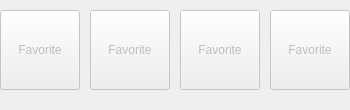
    <widget class="QWidget" name="mFavoritesSearchBackgroundWidget" native="true">
     <property name="sizePolicy">
      <sizepolicy hsizetype="Maximum" vsizetype="Preferred">
       <horstretch>0</horstretch>
       <verstretch>0</verstretch>
      </sizepolicy>
     </property>
     <layout class="QVBoxLayout" name="verticalLayout">
      <property name="spacing">
       <number>0</number>
      </property>
      <property name="leftMargin">
       <number>0</number>
      </property>
      <property name="topMargin">
       <number>10</number>
      </property>
      <property name="rightMargin">
       <number>0</number>
      </property>
      <property name="bottomMargin">
       <number>10</number>
      </property>
      <item>
       <widget class="QWidget" name="mFavoriteBackgroundWidget" native="true">
        <property name="sizePolicy">
         <sizepolicy hsizetype="Maximum" vsizetype="Preferred">
          <horstretch>0</horstretch>
          <verstretch>0</verstretch>
         </sizepolicy>
        </property>
        <layout class="QHBoxLayout" name="horizontalLayout_2">
         <property name="spacing">
          <number>10</number>
         </property>
         <property name="leftMargin">
          <number>0</number>
         </property>
         <property name="topMargin">
          <number>0</number>
         </property>
         <property name="rightMargin">
          <number>0</number>
         </property>
         <property name="bottomMargin">
          <number>10</number>
         </property>
         <item>
          <widget class="KadasRibbonButton" name="mFavoriteButton1">
           <property name="enabled">
            <bool>false</bool>
           </property>
           <property name="sizePolicy">
            <sizepolicy hsizetype="MinimumExpanding" vsizetype="Fixed">
             <horstretch>0</horstretch>
             <verstretch>0</verstretch>
            </sizepolicy>
           </property>
           <property name="minimumSize">
            <size>
             <width>80</width>
             <height>80</height>
            </size>
           </property>
           <property name="maximumSize">
            <size>
             <width>80</width>
             <height>80</height>
            </size>
           </property>
           <property name="acceptDrops">
            <bool>true</bool>
           </property>
           <property name="text">
            <string>Favorite</string>
           </property>
           <property name="icon">
            <iconset resource="../../resources/resources.qrc">
             <normaloff>:/kadas/icons/favorite</normaloff>:/kadas/icons/favorite</iconset>
           </property>
           <property name="iconSize">
            <size>
             <width>16</width>
             <height>16</height>
            </size>
           </property>
           <property name="checkable">
            <bool>false</bool>
           </property>
          </widget>
         </item>
         <item>
          <widget class="KadasRibbonButton" name="mFavoriteButton2">
           <property name="enabled">
            <bool>false</bool>
           </property>
           <property name="sizePolicy">
            <sizepolicy hsizetype="MinimumExpanding" vsizetype="Fixed">
             <horstretch>0</horstretch>
             <verstretch>0</verstretch>
            </sizepolicy>
           </property>
           <property name="minimumSize">
            <size>
             <width>80</width>
             <height>80</height>
            </size>
           </property>
           <property name="maximumSize">
            <size>
             <width>80</width>
             <height>80</height>
            </size>
           </property>
           <property name="acceptDrops">
            <bool>true</bool>
           </property>
           <property name="text">
            <string>Favorite</string>
           </property>
           <property name="icon">
            <iconset resource="../../resources/resources.qrc">
             <normaloff>:/kadas/icons/favorite</normaloff>:/kadas/icons/favorite</iconset>
           </property>
           <property name="iconSize">
            <size>
             <width>16</width>
             <height>16</height>
            </size>
           </property>
          </widget>
         </item>
         <item>
          <widget class="KadasRibbonButton" name="mFavoriteButton3">
           <property name="enabled">
            <bool>false</bool>
           </property>
           <property name="sizePolicy">
            <sizepolicy hsizetype="MinimumExpanding" vsizetype="Fixed">
             <horstretch>0</horstretch>
             <verstretch>0</verstretch>
            </sizepolicy>
           </property>
           <property name="minimumSize">
            <size>
             <width>80</width>
             <height>80</height>
            </size>
           </property>
           <property name="maximumSize">
            <size>
             <width>80</width>
             <height>80</height>
            </size>
           </property>
           <property name="acceptDrops">
            <bool>true</bool>
           </property>
           <property name="text">
            <string>Favorite</string>
           </property>
           <property name="icon">
            <iconset resource="../../resources/resources.qrc">
             <normaloff>:/kadas/icons/favorite</normaloff>:/kadas/icons/favorite</iconset>
           </property>
           <property name="iconSize">
            <size>
             <width>16</width>
             <height>16</height>
            </size>
           </property>
          </widget>
         </item>
         <item>
          <widget class="KadasRibbonButton" name="mFavoriteButton4">
           <property name="enabled">
            <bool>false</bool>
           </property>
           <property name="sizePolicy">
            <sizepolicy hsizetype="MinimumExpanding" vsizetype="Fixed">
             <horstretch>0</horstretch>
             <verstretch>0</verstretch>
            </sizepolicy>
           </property>
           <property name="minimumSize">
            <size>
             <width>80</width>
             <height>80</height>
            </size>
           </property>
           <property name="maximumSize">
            <size>
             <width>80</width>
             <height>80</height>
            </size>
           </property>
           <property name="acceptDrops">
            <bool>true</bool>
           </property>
           <property name="text">
            <string>Favorite</string>
           </property>
           <property name="icon">
            <iconset resource="../../resources/resources.qrc">
             <normaloff>:/kadas/icons/favorite</normaloff>:/kadas/icons/favorite</iconset>
           </property>
           <property name="iconSize">
            <size>
             <width>16</width>
             <height>16</height>
            </size>
           </property>
          </widget>
         </item>
        </layout>
       </widget>
      </item>
      <item>
       <widget class="KadasSearchBox" name="mSearchWidget" native="true">
        <property name="sizePolicy">
         <sizepolicy hsizetype="Expanding" vsizetype="Preferred">
          <horstretch>0</horstretch>
          <verstretch>0</verstretch>
         </sizepolicy>
        </property>
        <property name="minimumSize">
         <size>
          <width>350</width>
          <height>0</height>
         </size>
        </property>
       </widget>
      </item>
     </layout>
    </widget>
